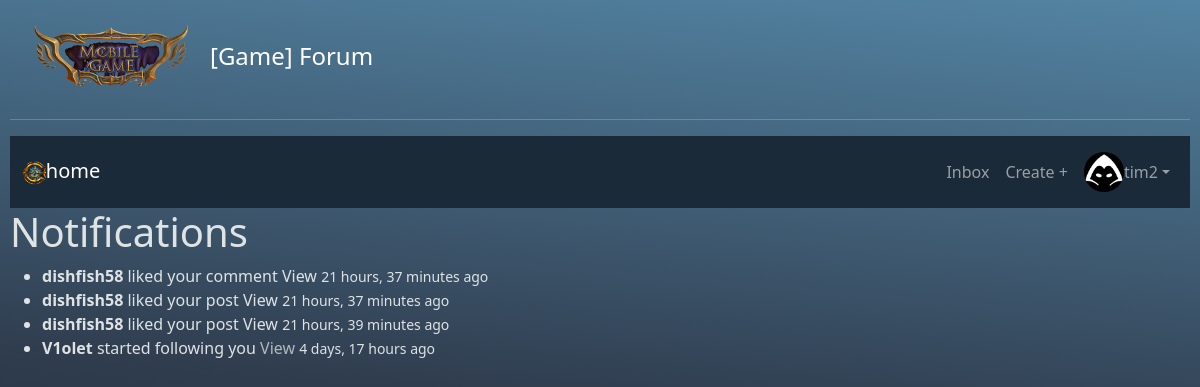
/account/notif-inbox/ (signed in), run on the app's committed database.
### usermanager/models.py (models this page shows)
class Notification(models.Model):
    NOTIF_TYPES = [
        ('friend_request',  'Friend Request'),
        ('friend_accept',   'Friend Request Accepted'),
        ('post_like',       'Post Like'),
        ('comment_like',    'Comment Like'),
        ('post_comment',    'Post Comment'),
        ('post_share',      'Post Share'),
    ]
    to_user     = models.ForeignKey(settings.AUTH_USER_MODEL,
                                    related_name='notifications',
                                    on_delete=models.CASCADE)
    from_user   = models.ForeignKey(settings.AUTH_USER_MODEL,
                                    related_name='+',
                                    on_delete=models.CASCADE)
    notif_type  = models.CharField(max_length=20, choices=NOTIF_TYPES)
    created     = models.DateTimeField(auto_now_add=True)
    is_read     = models.BooleanField(default=False)
    content_type = models.ForeignKey(ContentType,null = True,blank = True,on_delete = models.CASCADE)
    object_id = models.PositiveIntegerField(null = True,blank = True)
    target       = GenericForeignKey('content_type', 'object_id')
    class Meta:
        ordering = ['-created']

### usermanager/views.py (the view)
# urls.py: path('notif-inbox/', views.notifbox, name='inbox'),
@login_required(login_url='usermanager:user-login')
def notifbox(request):
    notifs = Notification.objects.filter(
        to_user=request.user,
        is_read=False
    )
    return render(request, 'usermanager/inbox.html', {
        'notifs': notifs
    })

### base/models.py (called while the page is built)
    def get_absolute_url(self):
        return reverse('base:room', args=[self.pk])

    def get_absolute_url(self):
        url = reverse('base:room', args=[self.room.pk])
        return f"{url}#comment-{self.pk}"

### usermanager/templates/usermanager/inbox.html (shortened to what this page needs)
{% extends 'main.html' %}
{% block content %}
<h1>Notifications</h1>
<ul>
  {% for n in notifs %}
    <li>
      {% if n.notif_type == 'friend_request' %}
        <strong>{{ n.from_user.username }}</strong> sent you a friend request
          <a href="{% url 'usermanager:respond-req' n.id 'accept' %}">Accept</a>
          <a href="{% url 'usermanager:respond-req' n.id 'reject' %}">Reject</a>
      {% else %}
        {% if n.notif_type == 'friend_accept' %}
          <strong>{{ n.from_user.username }}</strong> started following you
        {% elif n.notif_type == 'post_like' %}
          <strong>{{ n.from_user.username }}</strong> liked your post
        {% elif n.notif_type == 'comment_like' %}
          <strong>{{ n.from_user.username }}</strong> liked your comment
        {% elif n.notif_type == 'post_comment' %}
          <strong>{{ n.from_user.username }}</strong> commented on your post
        {% elif n.notif_type == 'post_share' %}
          <strong>{{ n.from_user.username }}</strong> shared your post
        {% endif %}
        <a href="{{ n.target.get_absolute_url }}">View</a>
      {% endif %}
      <small>{{ n.created|timesince }} ago</small>
    </li>
  {% empty %}
    <li>No notifications.</li>
  {% endfor %}
</ul>
{% endblock %}

### templates/navbar.html (shortened to what this page needs)
<!DOCTYPE html>
{% load static %}
<html lang="en">
<head>
</head>
<body>
<hr>
<nav class="navbar navbar-expand-lg navbar-dark custom-navbar sticky-top">
    <div class="container-fluid">
        <a class="navbar-brand" href="{% url 'base:home' %}">
            <img src="{% static 'images/logo.png' %}" height="30" alt="Logo">home
        </a>
        <div class="collapse navbar-collapse" id="mainNavbar">
            <ul class="navbar-nav ms-auto align-items-center">
                {% if request.user.is_authenticated %}
                <li class="nav-item">
                    <a class="nav-link" href="{% url 'usermanager:inbox' %}">
                        Inbox {% if unread_notifs %}<span class="badge bg-danger">{{ unread_notifs }}</span>{% endif %}
                    </a>
                </li>
                <li class="nav-item">
                    <a class="nav-link" href="{% url 'base:create-post' %}">
                        Create +
                    </a>
                </li>
                <li class="nav-item dropdown">
                    <a
                            class="nav-link dropdown-toggle d-flex align-items-center"
                            href="#"
                            id="profileDropdown"
                            role="button"
                            data-bs-toggle="dropdown"
                            aria-expanded="false"
                    >
                        {% if profile.pfp %}
                        <img
                                src="{{ profile.pfp.url }}"
                                alt="{{ profile_user.username }}’s avatar"
                                class="rounded-circle"
                                width="40"
                                height="40"
                        />
                        {% else %}
                        <img
                                src="{% static 'images/default-pfp.png' %}"
                                alt="Default avatar"
                                class="rounded-circle"
                                width="40"
                                height="40"
                        />
                        {% endif %}
                        {{ request.user.username }}
                    </a>
                </li>
                {% else %}
                <li class="nav-item">
                    <a class="nav-link" href="{% url 'usermanager:user-login' %}">Login</a>
                </li>
                {% endif %}
            </ul>
        </div>
    </div>
</nav>
</body>
</html>

### static/styles/main.css (style rules this page uses)
html, body { height: 100%; }
body { background: #0a1a29; background: linear-gradient(5deg, rgba(10, 26, 41, 1) 0%, rgba(48, 61, 79, 1) 50%, rgba(83, 132, 163, 1) 100%); background-attachment: fixed; background-size: cover; color: #dfe3e4; padding:10px; }
.custom-navbar { background-color: #1b2a38; }
.custom-navbar .nav-link { color: #f0f0f0; }
a { color: #dfe3e4; text-decoration: none; }

### data on the page
Notification: from_user.username "dishfish58", created "21 hours, 37 minutes"
Notification: from_user.username "dishfish58", created "21 hours, 37 minutes"
Notification: from_user.username "dishfish58", created "21 hours, 39 minutes"
Notification: from_user.username "V1olet", created "4 days, 17 hours"

### other printed values
{{ request.user.username }} "tim2"
